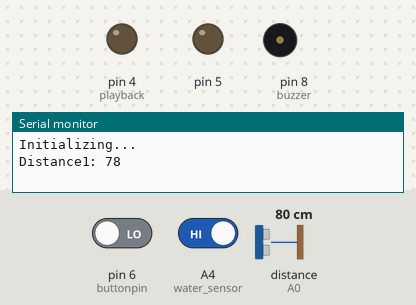
Simulated run of this sketch. Board: Arduino Uno, built with avr-gcc and run on an emulated ATmega328P. Parts: output pins drawn as LEDs (lit = HIGH), buzzer (waves = sounding, pin HIGH), the last lines printed to the serial monitor. Wiring (inferred from the names in the program): ultrasonic range finder: trigger A1; echo A0. Inputs (shaded band) come from the test bench; at power-on: A4 (water_sensor) HIGH, distance to the obstacle (sensor on A0) 80 cm, pin 6 (buttonpin) LOW. The echo pulse lasts 58.3 µs per cm; the modem accepts every AT command (registered, SIM ready, sends succeed) and sends nothing else; pins used as bus, display or sensor lines are not drawn.

Above: at 3.2 s.
3.3 s: A4 (water_sensor) driven LOW
At 4.4 s:
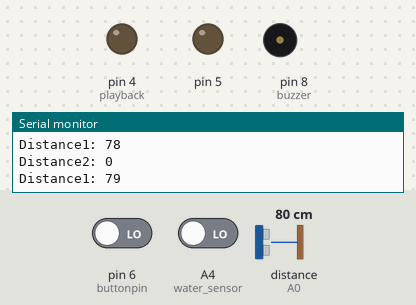
6.3 s: distance to the obstacle (sensor on A0) set to 73 cm
At 10.19 s:
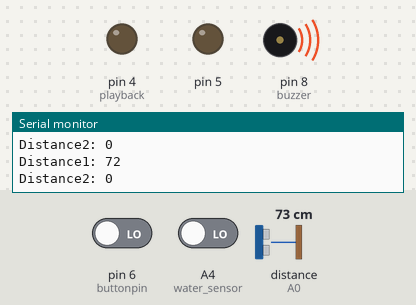
16.2 s: A4 (water_sensor) driven HIGH
At 19.4 s:
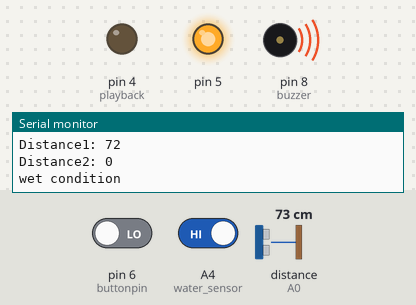
21.9 s: pin 6 (buttonpin) driven HIGH and A4 (water_sensor) driven LOW
At 28.0 s:
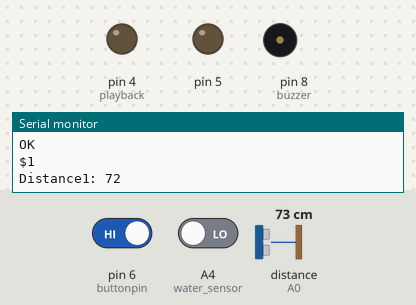
28.3 s: pin 6 (buttonpin) driven LOW
At 29.78 s:
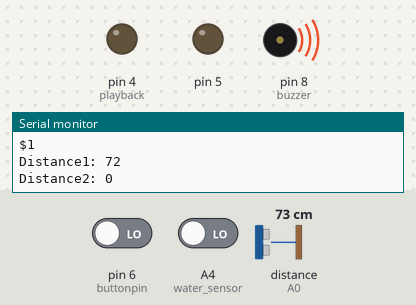
31.8 s: distance to the obstacle (sensor on A0) set to 120 cm
At 33.9 s:
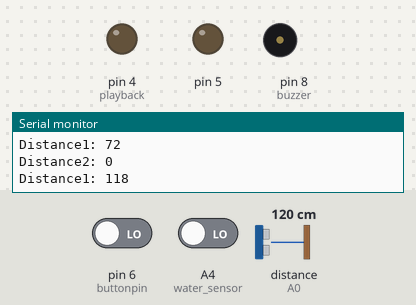
Timing chart, 0 to 35.4 s (numbered marks = the images above; inputs shaded):
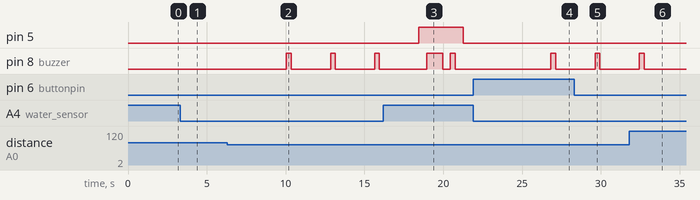

The sketch:

CANECODE2.ino
```cpp
#include <SoftwareSerial.h>
#include <TinyGPS++.h>

int buttonpin = 6;
int buzzer = 8;

SoftwareSerial mySerial(3, 2);

const int trigPin1 = A1;
const int echoPin1 = A0;
long duration1;

int distance1;
const int trigPin2 = A2;
//const int echoPin2 = A3;
long duration2;
int distance2;
int buttonState=0;

int playback = 4;

//gps
static const int RXPin = 10, TXPin = 11;// Here we make pin 4 as RX of arduino & pin 3 as TX of arduino
static const uint32_t GPSBaud = 9600;
TinyGPSPlus gps;
SoftwareSerial ss(RXPin, TXPin);


void setup()

{
  //buzzer
  pinMode(buzzer, OUTPUT);
 //ultra sonic 1
  pinMode(trigPin1, OUTPUT);
  pinMode(echoPin1, INPUT);
  pinMode(5, OUTPUT);
  pinMode(playback, OUTPUT);
  pinMode(A4, INPUT_PULLUP);// water sensor

  Serial.begin(9600);

  pinMode(trigPin2, OUTPUT);
  pinMode(echoPin1, INPUT);
  pinMode(buttonpin, INPUT);

   Serial.begin(9600);

  mySerial.begin(9600);

  Serial.println("Initializing...");
  delay(1000);

  mySerial.println("AT+CNMI=1,2,0,0,0");
  delay(1000);

  //gps
   Serial.begin(9600);
    ss.begin(GPSBaud);
}

void loop()

{


  digitalWrite(trigPin1, LOW);
  delayMicroseconds(2);
  digitalWrite(trigPin1, HIGH);
  delayMicroseconds(10);
  digitalWrite(trigPin1, LOW);

  duration1 = pulseIn(echoPin1, HIGH);
  distance1 = duration1 * 0.034 / 2;
  Serial.print("Distance1: ");
  Serial.println(distance1);
  delay(1000);


  digitalWrite(trigPin2, LOW);
  delayMicroseconds(2);
  digitalWrite(trigPin2, HIGH);
  delayMicroseconds(10);
  digitalWrite(trigPin2, LOW);

  duration2 = pulseIn(echoPin1, HIGH);
  distance2 = duration2 * 0.034 / 2;  //distance formula

  Serial.print("Distance2: ");
  Serial.println(distance2);

  digitalWrite(playback,LOW);

   int sensorValue = digitalRead(A4);

  if (sensorValue == 1) {

    digitalWrite(5, HIGH);
    Serial.println("wet condition");
    delay(500);

    digitalWrite(buzzer,HIGH);
    delay(1000);
    digitalWrite(buzzer,LOW);
    delay(500);

  }


  buttonState = digitalRead(buttonpin);

  if (digitalRead(buttonpin) == HIGH)

  {

    Serial.println("button pressed");
    delay(2000);

    SendMessage();
    Serial.println(buttonState);
  delay(10);


  }
/////
 //////

   if (distance1 <= 75 && distance1>=51 || distance2 <= 75 && distance2>=51) {


    digitalWrite(buzzer,HIGH);
    delay(300);
    digitalWrite(buzzer,LOW);
    delay(500);

    digitalWrite(playback,HIGH);


  }

  else if (distance1 <= 50 && distance1>=26 || distance2 <= 50 && distance2>=26) {


    digitalWrite(buzzer,HIGH);
    delay(300);
    digitalWrite(buzzer,LOW);
    delay(300);
    digitalWrite(playback,HIGH);


  }

  else if (distance1 <= 25 && distance1>=1 || distance2 <= 25 && distance2>=1) {


    digitalWrite(buzzer,HIGH);
    delay(100);
    digitalWrite(buzzer,LOW);
    digitalWrite(playback,HIGH);


  }

 else

    digitalWrite(buzzer,LOW);
    digitalWrite(5, LOW);
    digitalWrite(playback,LOW);


}

void updateSerial()
{
  delay(500);
  while (Serial.available())
  {
    mySerial.write(Serial.read());//Forward what Serial received to Software Serial Port
  }
  while(mySerial.available())
  {
    Serial.write(mySerial.read());//Forward what Software Serial received to Serial Port
  }
}

void SendMessage(){


  mySerial.println("AT+CMGF=1");
  updateSerial();  //Sets the GSM Module in Text Mode


  mySerial.println("AT+CMGS=\"+6394690u92862\""); // enter your phone number here (prefix country code)
  updateSerial();
  mySerial.print("Notice!"); // enter your message here
  updateSerial();
  mySerial.write(26);


  }


void displayInfo()
{
  Serial.print(F("Location: "));
  if (gps.location.isValid())
  {
    mySerial.print(gps.location.lat(), 6);
    mySerial.print(F(","));
    mySerial.print(gps.location.lng(), 6);
  }
  else
  {
    mySerial.print(F("INVALID"));
  }

  Serial.print(F("  Date "));
  if (gps.date.isValid())
  {
    mySerial.print(gps.date.month());
    mySerial.print(F("/"));
    mySerial.print(gps.date.day());
    mySerial.print(F("/"));
    mySerial.print(gps.date.year());
  }
  else
  {
    mySerial.print(F("INVALID"));
  }


  Serial.println();
}
```

Measured:
- the behaviour switches between 77 and 76 cm on distance to the obstacle (sensor on A0) (found by bisection; images 1 and 2)
- after the input at 3.3 s, pin 5: stays LOW (without the input it goes to HIGH after 0.73 s); pin 8 (buzzer): stays LOW (without the input it goes to HIGH after 1.2 s)
- after the input at 6.3 s, pin 8 (buzzer): alternates HIGH for 0.30 s and LOW for 2.5 s, starting after 3.7 s
- after the input at 16.2 s, pin 5: LOW → HIGH after 2.3 s, → LOW 2.8 s later
- after the input at 21.9 s, pin 5: stays LOW (without the input it goes to HIGH after 1.4 s)
- after the input at 28.3 s, pin 8 (buzzer): LOW → HIGH after 1.3 s, → LOW 0.30 s later
- after the input at 31.8 s, pin 8 (buzzer): goes on until 32.7 s, then stays LOW
